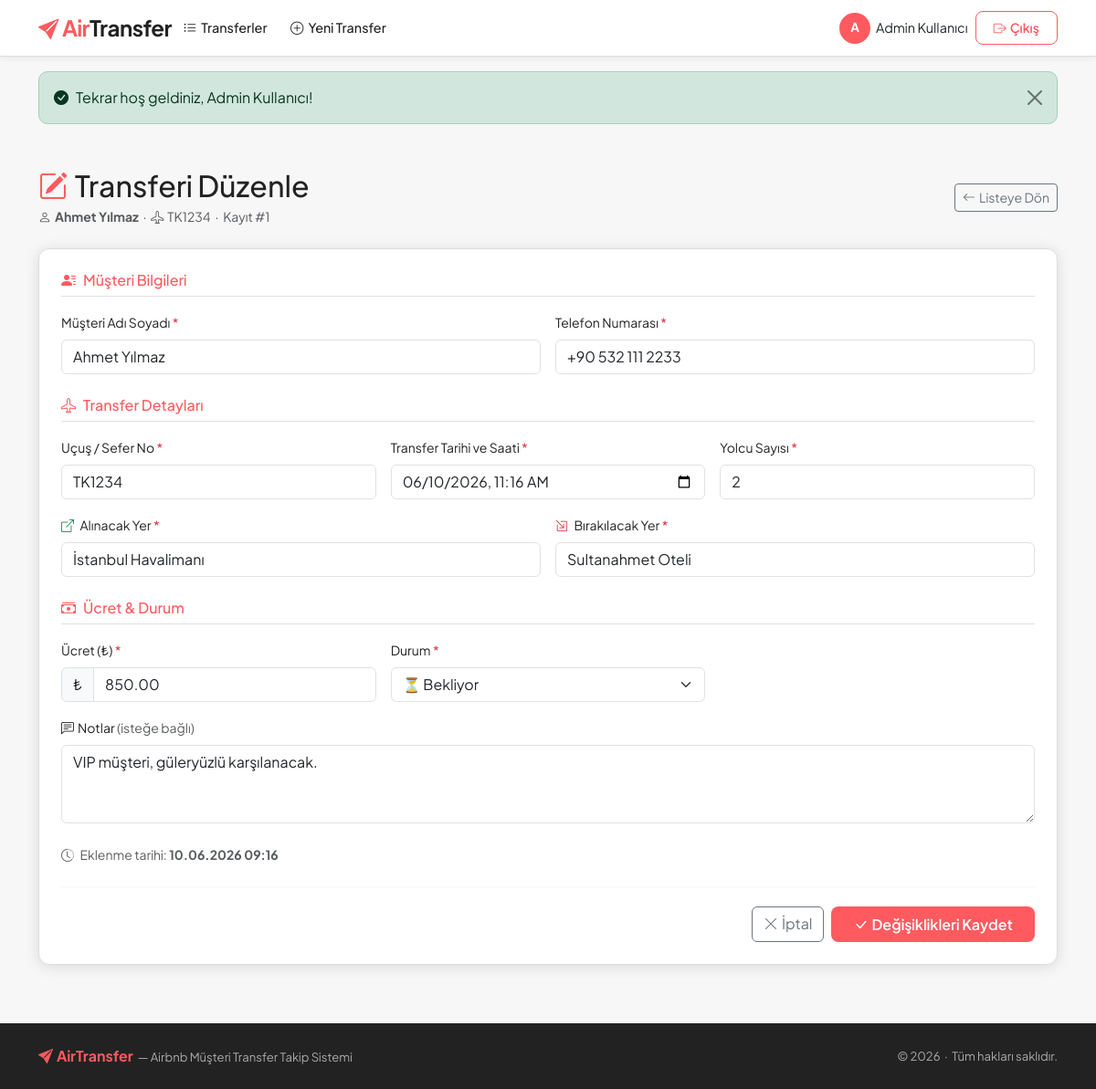
Screenshot of /edit_transfer.php?id=1 (signed in) with the database file from the repository.
### tables this page shows
CREATE TABLE IF NOT EXISTS transfers (
    id                  INT UNSIGNED    NOT NULL AUTO_INCREMENT,
    user_id             INT UNSIGNED    NOT NULL,                 
    customer_name       VARCHAR(150)    NOT NULL,
    customer_phone      VARCHAR(20)     NOT NULL,
    flight_no           VARCHAR(20)     NOT NULL,
    pickup_location     VARCHAR(255)    NOT NULL,
    dropoff_location    VARCHAR(255)    NOT NULL,
    passenger_count     TINYINT UNSIGNED NOT NULL DEFAULT 1,
    transfer_datetime   DATETIME        NOT NULL,
    price               DECIMAL(10,2)   NOT NULL DEFAULT 0.00,
    notes               TEXT            NULL,
    status              ENUM('bekliyor','tamamlandı','iptal') NOT NULL DEFAULT 'bekliyor',
    created_at          DATETIME        NOT NULL DEFAULT CURRENT_TIMESTAMP,
    PRIMARY KEY (id),
    CONSTRAINT fk_transfers_user
        FOREIGN KEY (user_id) REFERENCES users(id)
        ON DELETE CASCADE
        ON UPDATE CASCADE
);

### config.php (called while the page is built, shortened)
<?php
function e(string $str): string {
    return htmlspecialchars($str, ENT_QUOTES | ENT_SUBSTITUTE, 'UTF-8');
}

### edit_transfer.php (the view, shortened to what this page needs)
<?php
require_once 'config.php';
$id = (int)($_GET['id'] ?? 0);
$stmt = $pdo->prepare(
    'SELECT * FROM transfers WHERE id = ? AND user_id = ? LIMIT 1'
);
$stmt->execute([$id, (int)$_SESSION['user_id']]);
$transfer = $stmt->fetch();
$old    = $transfer;
$datetimeValue = (new DateTime($old['transfer_datetime']))->format('Y-m-d\TH:i');
require_once 'includes/header.php';
?>
<div class="d-flex align-items-center justify-content-between mb-4 flex-wrap gap-2">
    <div>
        <h2 class="fw-700 mb-1" style="color:var(--at-dark);">
            <i class="bi bi-pencil-square me-2" style="color:var(--at-coral);"></i>Transferi Düzenle
        </h2>
        <p class="text-muted small mb-0">
            <i class="bi bi-person me-1"></i><strong><?= e($transfer['customer_name']) ?></strong>
            &nbsp;·&nbsp;
            <i class="bi bi-airplane me-1"></i><?= e($transfer['flight_no']) ?>
            &nbsp;·&nbsp;
            <span class="text-muted">Kayıt #<?= $id ?></span>
        </p>
    </div>
    <a href="index.php" class="btn btn-outline-secondary btn-sm">
        <i class="bi bi-arrow-left me-1"></i>Listeye Dön
    </a>
</div>
<div class="card-at p-4">
    <form method="POST" action="edit_transfer.php?id=<?= $id ?>" novalidate>
        <h6 class="fw-700 mb-3 pb-2 border-bottom" style="color:var(--at-coral);">
            <i class="bi bi-person-lines-fill me-2"></i>Müşteri Bilgileri
        </h6>
        <div class="row g-3 mb-4">
            <div class="col-md-6">
                <label class="form-label fw-600 small">
                    Müşteri Adı Soyadı <span class="text-danger">*</span>
                </label>
                <input
                    type="text"
                    name="customer_name"
                    class="form-control"
                    value="<?= e($old['customer_name']) ?>"
                    required
                >
            </div>
            <div class="col-md-6">
                <label class="form-label fw-600 small">
                    Telefon Numarası <span class="text-danger">*</span>
                </label>
                <input
                    type="text"
                    name="customer_phone"
                    class="form-control"
                    value="<?= e($old['customer_phone']) ?>"
                    required
                >
            </div>
        </div>
        <h6 class="fw-700 mb-3 pb-2 border-bottom" style="color:var(--at-coral);">
            <i class="bi bi-airplane me-2"></i>Transfer Detayları
        </h6>
        <div class="row g-3 mb-4">
            <div class="col-md-4">
                <label class="form-label fw-600 small">
                    Uçuş / Sefer No <span class="text-danger">*</span>
                </label>
                <input
                    type="text"
                    name="flight_no"
                    class="form-control"
                    value="<?= e($old['flight_no']) ?>"
                    required
                >
            </div>
            <div class="col-md-4">
                <label class="form-label fw-600 small">
                    Transfer Tarihi ve Saati <span class="text-danger">*</span>
                </label>
                <input
                    type="datetime-local"
                    name="transfer_datetime"
                    class="form-control"
                    value="<?= e($datetimeValue) ?>"
                    required
                >
            </div>
            <div class="col-md-4">
                <label class="form-label fw-600 small">
                    Yolcu Sayısı <span class="text-danger">*</span>
                </label>
                <input
                    type="number"
                    name="passenger_count"
                    class="form-control"
                    min="1"
                    max="99"
                    value="<?= (int)$old['passenger_count'] ?>"
                    required
                >
            </div>
            <div class="col-md-6">
                <label class="form-label fw-600 small">
                    <i class="bi bi-box-arrow-up-right text-success me-1"></i>
                    Alınacak Yer <span class="text-danger">*</span>
                </label>
                <input
                    type="text"
                    name="pickup_location"
                    class="form-control"
                    value="<?= e($old['pickup_location']) ?>"
                    required
                >
            </div>
            <div class="col-md-6">
                <label class="form-label fw-600 small">
                    <i class="bi bi-box-arrow-in-down-right text-danger me-1"></i>
                    Bırakılacak Yer <span class="text-danger">*</span>
                </label>
                <input
                    type="text"
                    name="dropoff_location"
                    class="form-control"
                    value="<?= e($old['dropoff_location']) ?>"
                    required
                >
            </div>
        </div>
        <h6 class="fw-700 mb-3 pb-2 border-bottom" style="color:var(--at-coral);">
            <i class="bi bi-cash-stack me-2"></i>Ücret & Durum
        </h6>
        <div class="row g-3 mb-4">
            <div class="col-md-4">
                <label class="form-label fw-600 small">
                    Ücret (₺) <span class="text-danger">*</span>
                </label>
                <div class="input-group">
                    <span class="input-group-text">₺</span>
                    <input
                        type="number"
                        name="price"
                        class="form-control"
                        min="0"
                        step="0.01"
                        value="<?= e($old['price']) ?>"
                        required
                    >
                </div>
            </div>
            <div class="col-md-4">
                <label class="form-label fw-600 small">
                    Durum <span class="text-danger">*</span>
                </label>
                <select name="status" class="form-select">
                    <option value="bekliyor"   <?= $old['status'] === 'bekliyor'   ? 'selected' : '' ?>>⏳ Bekliyor</option>
                </select>
            </div>
            <div class="col-md-12">
                <label class="form-label fw-600 small">
                    <i class="bi bi-chat-left-text me-1"></i>Notlar
                    <span class="text-muted fw-400">(isteğe bağlı)</span>
                </label>
                <textarea
                    name="notes"
                    class="form-control"
                    rows="3"
                ><?= e($old['notes'] ?? '') ?></textarea>
            </div>
        </div>
        <div class="text-muted small mb-4">
            <i class="bi bi-clock-history me-1"></i>
            Eklenme tarihi:
            <strong>
                <?= (new DateTime($transfer['created_at']))->format('d.m.Y H:i') ?>
            </strong>
        </div>
        <hr class="divider-coral">
        <div class="d-flex justify-content-end gap-2">
            <a href="index.php" class="btn btn-outline-secondary">
                <i class="bi bi-x-lg me-1"></i>İptal
            </a>
            <button type="submit" class="btn btn-coral px-4">
                <i class="bi bi-check-lg me-1"></i>Değişiklikleri Kaydet
            </button>
        </div>
    </form>
</div>
<?php require_once 'includes/footer.php'; ?>

### includes/header.php (style rules this page uses)
:root { --at-coral: #FF5A5F; --at-coral-dark: #e04347; --at-coral-light: #ffe4e5; --at-dark: #222222; --at-gray: #717171; --at-light-gray: #f7f7f7; --at-border: #dddddd; --at-white: #ffffff; --at-shadow: 0 2px 16px rgba(0,0,0,.12); --at-radius: 12px; }
* { box-sizing: border-box; }
body { font-family: 'Plus Jakarta Sans', sans-serif; background-color: var(--at-light-gray); color: var(--at-dark); min-height: 100vh; }
.btn-coral { background: var(--at-coral); border: none; color: #fff; font-weight: 600; border-radius: 8px; padding: .45rem 1.2rem; transition: background .2s, transform .1s; }
.card-at { background: var(--at-white); border: 1px solid var(--at-border); border-radius: var(--at-radius); box-shadow: var(--at-shadow); transition: box-shadow .2s; }
.divider-coral { border: none; border-top: 2px solid var(--at-coral-light); margin: 1.25rem 0; }

### rows the page displays
transfers: customer_name "Ahmet Yılmaz", flight_no "TK1234", customer_phone "+90 532 111 2233", transfer_datetime "06/10/2026 11:16", passenger_count "2", pickup_location "İstanbul Havalimanı", dropoff_location "Sultanahmet Oteli", price "850.00", status "⏳ Bekliyor", notes "VIP müşteri, güleryüzlü karşılanacak.", created_at "10.06.2026 09:16"

### other values shown
mb_substr($_SESSION['user_name'] ?? 'U', 0, 1) "A"
$_SESSION['user_name'] "Admin Kullanıcı"
$flash['message'] "Tekrar hoş geldiniz, Admin Kullanıcı!"
$id "1"
